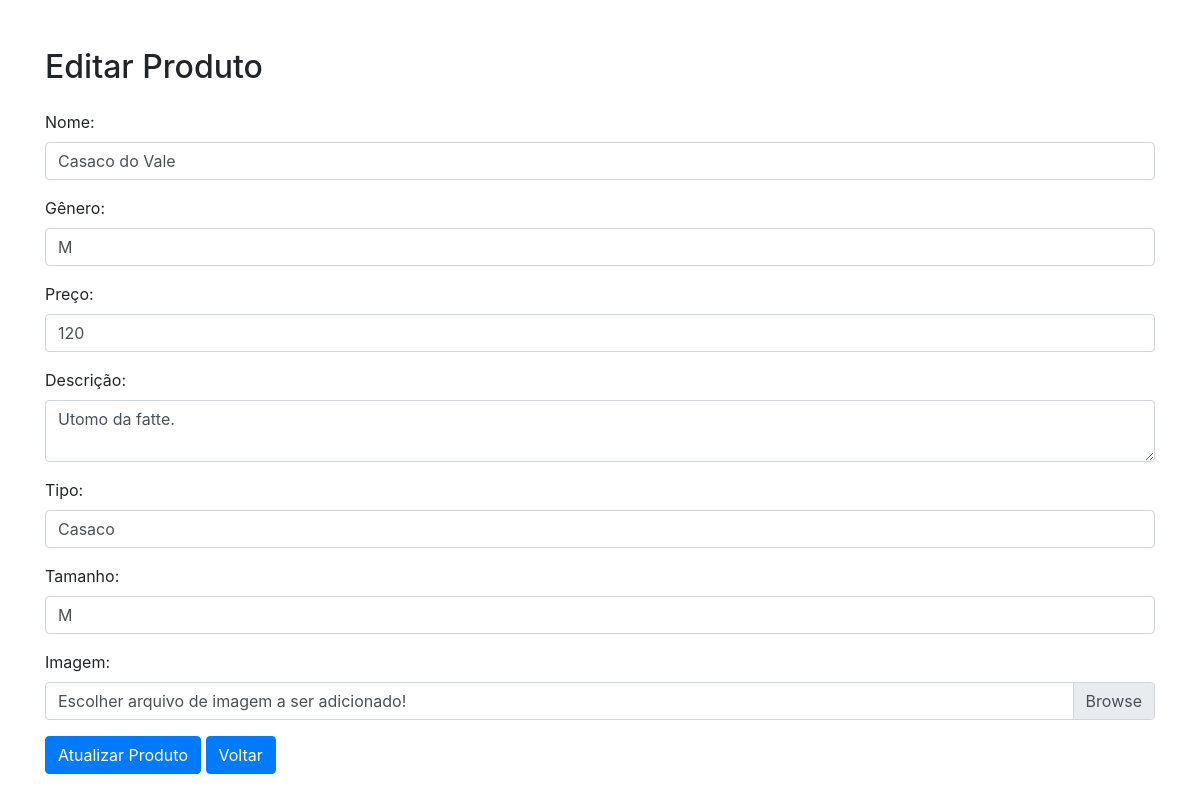
The page /application/views/console/pages/admin/produtos/formulario.php?id=1 (signed in) on the database as committed earlier.
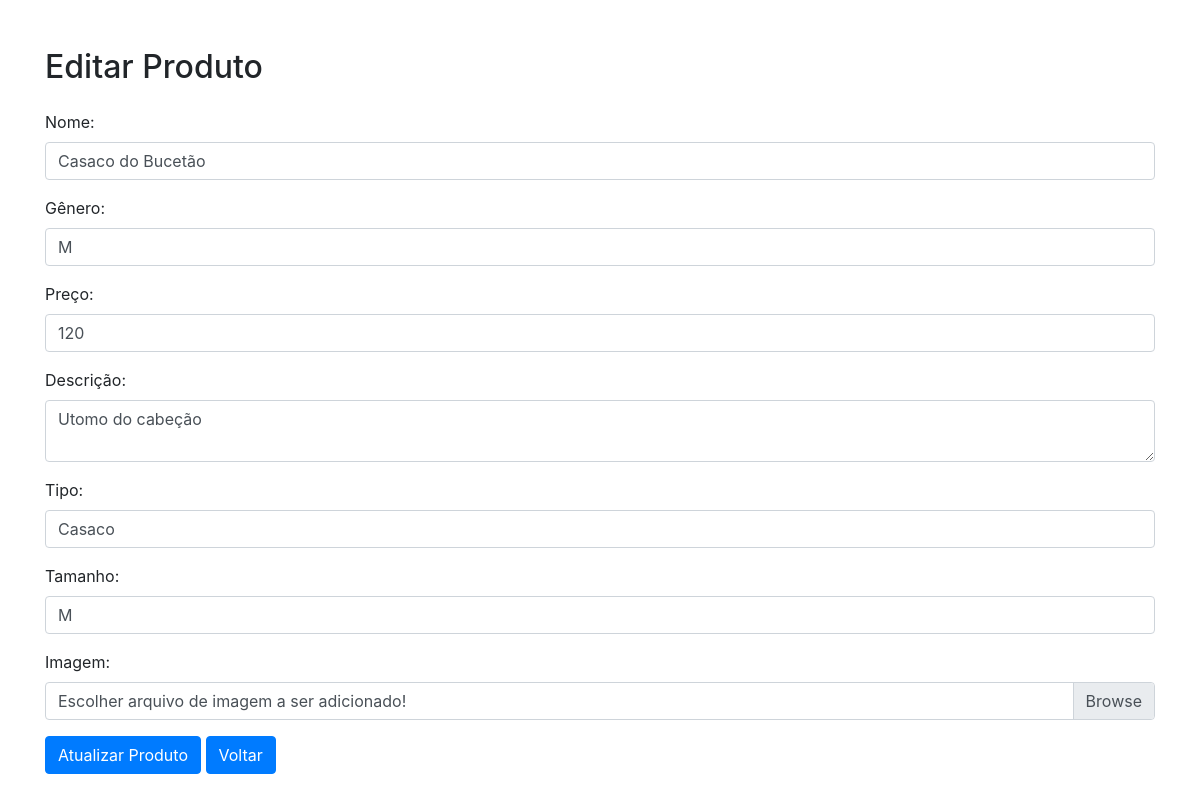
The same page on the database as committed later.
### tables this page shows
CREATE TABLE `produtos` (
  `proId` int NOT NULL AUTO_INCREMENT,
  `proAdmId` int DEFAULT NULL,
  `proNome` varchar(80) DEFAULT NULL,
  `proGenero` enum('M','F') DEFAULT 'M',
  `proPreco` float DEFAULT NULL,
  `proDescricao` mediumblob,
  `proTipo` varchar(60) DEFAULT NULL,
  `proTamanho` enum('P','M','G','GG') DEFAULT 'M',
  `proImagem` blob,
  PRIMARY KEY (`proId`),
  KEY `fk_produtos_administrador1_idx` (`proAdmId`),
  CONSTRAINT `fk_produtos_administrador1` FOREIGN KEY (`proAdmId`) REFERENCES `administrador` (`admId`)
);

### application/views/console/pages/admin/produtos/formulario.php (the view, shortened to what this page needs)
<?php
include '../../../../../controllers/connection.php';
if(isset($_GET['id'])) {
    $id = $_GET['id'];
    $sql = "SELECT * FROM produtos WHERE proId=$id";
    $result = $conn->query($sql);
    if ($result) {
        if ($result->num_rows == 1) {
            $produto = $result->fetch_assoc();
        } else {
            showAlert("Produto não encontrado", 'danger');
        }
    } else {
        showAlert("Erro na consulta SQL: " . $conn->error, 'danger');
    }
} else {
    showAlert("ID do produto não fornecido na URL", 'danger');
}
?>
<!DOCTYPE html>
<html lang="pt-br">
<head>
<link rel="stylesheet" href="https://stackpath.bootstrapcdn.com/bootstrap/4.5.2/css/bootstrap.min.css">
</head>
<body>
<div class="container mt-5">
    <h2>Editar Produto</h2>
    <form method="POST" enctype="multipart/form-data" class="mt-4">
        <div class="form-group">
            <label for="nome">Nome:</label>
            <input type="text" class="form-control" id="nome" name="proNome" value="<?php echo $produto['proNome']; ?>" required>
        </div>
        <div class="form-group">
            <label for="genero">Gênero:</label>
            <input type="text" class="form-control" id="genero" name="proGenero" value="<?php echo $produto['proGenero']; ?>" required>
        </div>
        <div class="form-group">
            <label for="preco">Preço:</label>
            <input type="number" class="form-control" id="preco" name="proPreco" value="<?php echo $produto['proPreco']; ?>" required>
        </div>
        <div class="form-group">
            <label for="descricao">Descrição:</label>
            <textarea class="form-control" id="descricao" name="proDescricao" required><?php echo $produto['proDescricao']; ?></textarea>
        </div>
        <div class="form-group">
            <label for="tipo">Tipo:</label>
            <input type="text" class="form-control" id="tipo" name="proTipo" value="<?php echo $produto['proTipo']; ?>" required>
        </div>
        <div class="form-group">
            <label for="tamanho">Tamanho:</label>
            <input type="text" class="form-control" id="tamanho" name="proTamanho" value="<?php echo $produto['proTamanho']; ?>" required>
        </div>
        <div class="form-group">
            <label for="imagem">Imagem:</label>
            <div class="custom-file">
                <label class="custom-file-label" for="imagem">Escolher arquivo de imagem a ser adicionado!</label>
            </div>
        </div>
        <button type="submit" class="btn btn-primary" name="update">Atualizar Produto</button>
        <a href="listagem.php" class="btn btn-primary" name="back">Voltar</a>
    </form>
</div>
</body>
</html>

Rows that differ between the two databases and show on the page:
changed produtos "Casaco": proNome "Casaco do Vale" → "Casaco do Bucetão"; proDescricao "Utomo da fatte." → "Utomo do cabeção"
